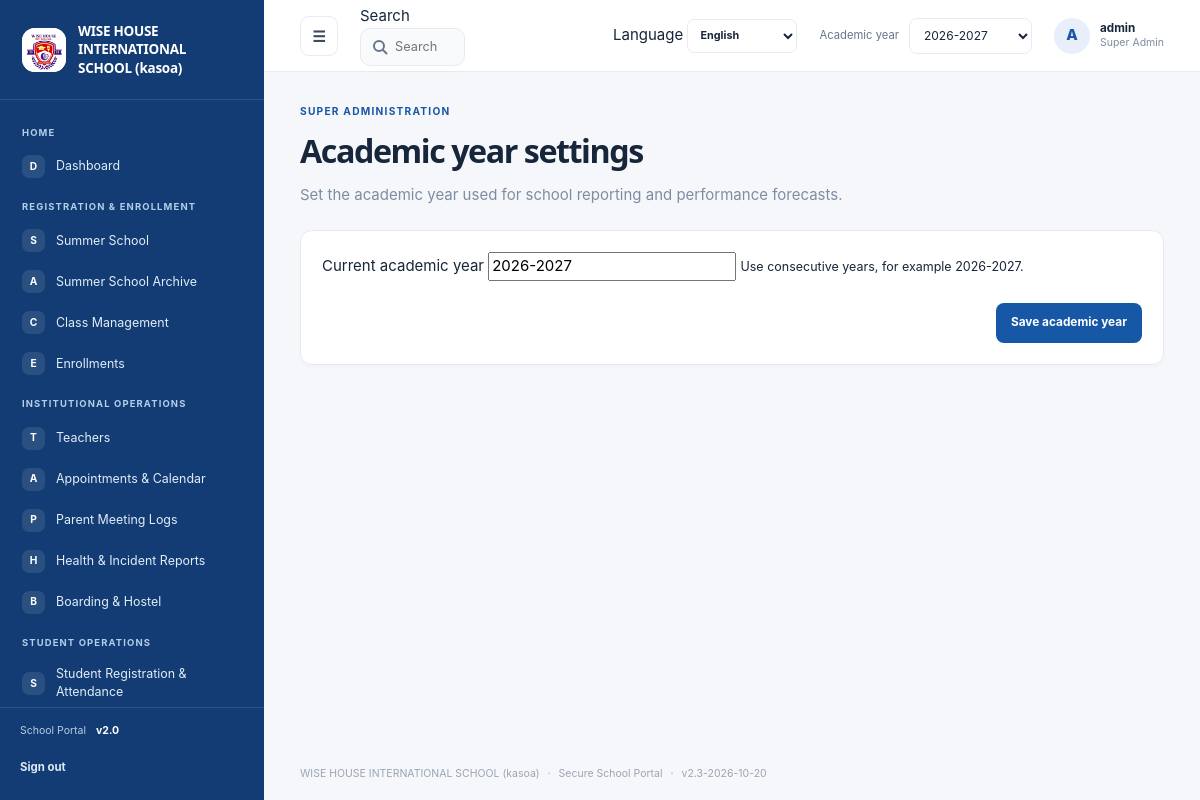
The app's page /settings/academic-year (signed in) with its own data.
### tables this page shows
CREATE TABLE settings (
    key TEXT PRIMARY KEY,
    value TEXT NOT NULL
);

CREATE TABLE navigation_items (
    id INTEGER PRIMARY KEY AUTOINCREMENT,
    category TEXT NOT NULL,
    title TEXT NOT NULL,
    icon TEXT NOT NULL DEFAULT 'circle',
    url_endpoint TEXT NOT NULL,
    route_arg TEXT NOT NULL DEFAULT '',
    is_active INTEGER NOT NULL DEFAULT 1 CHECK (is_active IN (0, 1)),
    display_order INTEGER NOT NULL DEFAULT 0
);

CREATE TABLE users (
    id INTEGER PRIMARY KEY AUTOINCREMENT,
    username TEXT NOT NULL UNIQUE,
    password_hash TEXT NOT NULL,
    role TEXT NOT NULL DEFAULT 'manager'
      CHECK (role IN (
        'super_admin', 'admin', 'manager', 'teacher', 'student', 'parent',
        'health_officer', 'boarding_master'
      )),
    email TEXT UNIQUE,
    teacher_id INTEGER REFERENCES teachers(id) ON DELETE CASCADE,
    student_id INTEGER REFERENCES students(id) ON DELETE CASCADE,
    is_active INTEGER NOT NULL DEFAULT 1 CHECK (is_active IN (0, 1))
);

### school_system/views.py (the view, shortened to what this page needs)
@bp.route("/settings/academic-year", methods=("GET", "POST"))
@roles_required("super_admin")
def academic_year_settings():
    db = get_db()
    current_year_row = db.execute(
        "SELECT value FROM settings WHERE key='academic_year'"
    ).fetchone()
    current_year = current_year_row["value"] if current_year_row else "2026-2027"
    return render_template(
        "academic_settings.html",
        academic_year=request.form.get("academic_year", current_year),
    )

### school_system/auth.py (called while the page is built)
@bp.before_app_request
def load_logged_in_user():
    user_id = session.get("user_id")
    if user_id is None:
        session.pop("username", None)
        session.pop("role", None)
        return
    user = get_db().execute(
        "SELECT id, username, role, is_active FROM users WHERE id = ?", (user_id,)
    ).fetchone()
    if user is None or not user["is_active"]:
        session.clear()
    else:
        session["username"] = user["username"]
        session["role"] = user["role"]

def login_required(view):
    @functools.wraps(view)
    def wrapped_view(**kwargs):
        if session.get("user_id") is None:
            return redirect(url_for("auth.login"))
        return view(**kwargs)
    return wrapped_view

def roles_required(*roles):
    def decorator(view):
        @functools.wraps(view)
        @login_required
        def wrapped_view(**kwargs):
            if session.get("role") not in roles:
                abort(403)
            return view(**kwargs)
        return wrapped_view
    return decorator

### school_system/db.py (called while the page is built)
def get_db():
    if "db" not in g:
        g.db = sqlite3.connect(current_app.config["DATABASE"])
        g.db.row_factory = sqlite3.Row
        g.db.execute("PRAGMA foreign_keys = ON")
    return g.db

### school_system/views.py (called while the page is built, shortened)
@bp.app_template_filter("translate")
def translate(text, language="en"):
    if language == "en" or not isinstance(text, str):
        return text

### school_system/templates/academic_settings.html (shortened to what this page needs)
{% extends "base.html" %}
{% block content %}
  <section class="page-title-row">
    <div>
      <span class="eyebrow">{{ 'SUPER ADMINISTRATION'|translate(language) }}</span>
      <h1>{{ 'Academic year settings'|translate(language) }}</h1>
      <p class="muted">{{ 'Set the academic year used for school reporting and performance forecasts.'|translate(language) }}</p>
    </div>
  </section>
  <section class="portal-card settings-card">
    <form method="post" class="settings-form">
      <label for="academic_year">{{ 'Current academic year'|translate(language) }}</label>
      <input id="academic_year" name="academic_year" value="{{ academic_year }}" pattern="[0-9]{4}-[0-9]{4}" maxlength="9" required>
      <small>{{ 'Use consecutive years, for example 2026-2027.'|translate(language) }}</small>
      <div class="settings-actions"><button type="submit">{{ 'Save academic year'|translate(language) }}</button></div>
    </form>
  </section>
{% endblock %}

### school_system/templates/base.html (shortened to what this page needs)
<!doctype html>
<html lang="{{ language or 'en' }}" dir="{{ 'rtl' if language in ('ar',) else 'ltr' }}">
  <head>
    <link rel="stylesheet" href="{{ url_for('static', filename='style.css') }}">
    <link rel="stylesheet" href="{{ url_for('static', filename='portal.css') }}">
  </head>
  <body class="{% block body_class %}portal-body{% endblock %}">
    {% if session.get('user_id') and not public_page|default(false) %}
      <div class="portal-shell" id="portal-shell">
        <aside class="sidebar" id="sidebar" style="background-color: {{ site_settings.sidebar_color }};">
          <a class="school-brand" href="{{ url_for('views.dashboard') }}">
            <span class="school-logo">
              {% if brand_settings.get('logo_filename') %}
                <img src="{{ url_for('views.uploaded_logo', filename=brand_settings.get('logo_filename')) }}" alt="{{ school_name }} logo">
              {% else %}<span class="logo-mark">W</span>{% endif %}
            </span>
            <span class="school-name">{{ school_name }}</span>
          </a>
          <div class="sidebar-scroll" data-scroll-keep="sidebar" data-scroll-global>
            {% set nav_state = namespace(category=None) %}
            {% for item in nav_items %}
              {% if item.category != nav_state.category %}
                {% if not loop.first %}</section>{% endif %}
                <section class="nav-group"><p class="nav-heading">{{ item.category }}</p>
                {% set nav_state.category = item.category %}
              {% endif %}
              <a class="nav-link {% if request.endpoint == item.url_endpoint and (not item.get('resource') or request.view_args.get('resource') == item.get('resource')) %}active{% endif %}"
                href="{{ url_for(item.url_endpoint, resource=item.resource) if item.get('resource') else url_for(item.url_endpoint, module=item.module) if item.get('module') else url_for(item.url_endpoint) }}">
                <span class="nav-icon" aria-hidden="true">{{ item.icon[:1]|upper }}</span><span>{{ item.title }}</span>
              </a>
            {% endfor %}
            {% if nav_items %}</section>{% endif %}
          </div>
          <div class="sidebar-footer">
            <span class="sidebar-version">School Portal <b>v2.0</b></span>
            <form action="{{ url_for('auth.logout') }}" method="post">
              <button class="sidebar-logout" type="submit">{{ 'Sign out'|translate(language) }}</button>
            </form>
          </div>
        </aside>
        <div class="portal-main">
          <header class="topbar">
            <button class="icon-button menu-toggle" id="menu-toggle" type="button" aria-label="Toggle navigation" aria-expanded="true">☰</button>
            {% include "_global_search.html" %}
            <form class="language-select" method="post" action="{{ url_for('views.change_language') }}">
              <label for="portal-language" class="sr-only">Language</label>
              <select id="portal-language" name="language" aria-label="Language" onchange="this.form.submit()">
                {% for code, label in languages.items() %}
                  <option value="{{ code }}" {% if language == code %}selected{% endif %}>{{ label }}</option>
                {% endfor %}
              </select>
            </form>
            <form class="year-select" method="get" action="{{ url_for('views.dashboard') }}">
              <label for="academic-year">{{ 'Academic year'|translate(language) }}</label>
              <select id="academic-year" name="year" onchange="this.form.submit()">
                {% set year = request.args.get('year', academic_year) %}
                {% for option in academic_year_options %}
                  <option value="{{ option }}" {% if year == option %}selected{% endif %}>{{ option }}</option>
                {% endfor %}
              </select>
            </form>
            <a class="profile-chip" href="{{ url_for('views.profile') }}" aria-label="User profile">
              <span class="avatar">{{ session.get('username', 'U')[:1]|upper }}</span>
              <span class="profile-copy"><b>{{ session.get('username') }}</b><small>{{ role_label }}</small></span>
            </a>
          </header>
          <main class="page-content">
            {% block content %}{% endblock %}
          </main>
          <footer class="page-footer">{{ school_name }} <span>·</span> Secure School Portal <span>·</span> v{{ app_version }}</footer>
        </div>
      </div>
    {% else %}
      {% for category, message in get_flashed_messages(with_categories=true) %}
        <p class="flash {{ category }} login-flash" role="status">{{ message|translate(language) }}</p>
      {% endfor %}
      {% block public_content %}{% endblock %}
    {% endif %}
  </body>
</html>

### school_system/templates/_global_search.html (shortened to what this page needs)
<div class="global-search" role="search">
  <label for="global-search-input" class="sr-only">{{ 'Search'|translate(language) }}</label>
  <input id="global-search-input" type="search" autocomplete="off" maxlength="60"
    placeholder="{{ 'Search students, teachers, pages…'|translate(language) }}" aria-controls="gs-panel" aria-expanded="false">
</div>

### school_system/static/style.css (style rules this page uses)
:root { color-scheme:light;--primary:#1758a6;--ink:#17263a;--muted:#7f8da1;--line:#e7ebf1;--canvas:#f5f7fb;font:15px/1.5 -apple-system,BlinkMacSystemFont,'Segoe UI',sans-serif;color:var(--ink);background:var(--canvas) }
* { box-sizing:border-box }
body { margin:0 }
a { color:inherit;text-decoration:none }
button,input,select,textarea { font:inherit }
button { cursor:pointer }
h1,h2,h3,p { margin-top:0 }
h1,h2,h3,.school-name,.metric-card strong { font-family:system-ui,-apple-system,BlinkMacSystemFont,'Segoe UI',sans-serif }
h1 { margin-bottom:8px;font-size:clamp(1.65rem,3vw,2.15rem);letter-spacing:-.045em }
.muted { margin-bottom:0;color:var(--muted) }
.eyebrow { display:block;margin-bottom:8px;color:var(--primary);font-size:.68rem;font-weight:700;letter-spacing:.12em }
.portal-shell { display:flex;min-height:100vh }
.sidebar { position:fixed;z-index:10;inset:0 auto 0 0;display:flex;width:264px;flex-direction:column;background:var(--sidebar-bg,#123c73);color:#fff;transition:width .22s ease,transform .22s ease }
.school-brand { display:flex;min-height:100px;align-items:center;gap:12px;padding:20px 22px;border-bottom:1px solid #ffffff1c }
.school-logo { display:grid;width:44px;height:44px;flex:0 0 44px;place-items:center;overflow:hidden;border-radius:13px;background:#fff }
.school-logo img { width:100%;height:100%;object-fit:contain }
.school-name { max-width:160px;font-size:.9rem;font-weight:800;line-height:1.35;letter-spacing:-.02em }
.sidebar-scroll { flex:1;overflow-y:auto;padding:12px 12px 18px }
.nav-group { margin-bottom:14px }
.nav-heading { margin:14px 10px 7px;color:#b4cee9;font-size:.63rem;font-weight:700;letter-spacing:.12em;text-transform:uppercase }
.nav-link { display:flex;min-height:39px;align-items:center;gap:11px;margin:2px 0;padding:8px 10px;border-radius:8px;color:#e1ecf8;font-size:.83rem;transition:background .15s,color .15s }
.nav-icon { display:grid;width:23px;height:23px;flex:0 0 23px;place-items:center;border-radius:7px;background:#ffffff1a;color:#fff;font-size:.68rem;font-weight:700 }
.sidebar-footer { padding:15px 20px;border-top:1px solid #ffffff1c;color:#b9cce2;font-size:.7rem }
.sidebar-version b { margin-left:7px;color:#fff }
.sidebar-logout { width:100%;min-height:34px;justify-content:flex-start;margin-top:12px;padding:6px 0;background:transparent;color:#dce9f7;font-size:.76rem }
.portal-main { display:flex;min-width:0;min-height:100vh;flex:1;flex-direction:column;margin-left:264px;transition:margin-left .22s ease }
.topbar { position:sticky;z-index:5;top:0;display:flex;height:72px;align-items:center;gap:22px;padding:0 clamp(20px,3vw,44px);border-bottom:1px solid var(--line);background:#fff }
.icon-button { display:grid;width:38px;height:38px;place-items:center;border:1px solid var(--line);border-radius:9px;background:#fff;color:#384c62;font-size:1rem }
.year-select { display:flex;align-items:center;gap:10px;color:#66768a;font-size:.75rem }
.year-select select { min-height:36px;padding:5px 26px 5px 10px;border:1px solid var(--line);border-radius:8px;background:#fff;color:var(--ink);font-size:.8rem }
.profile-chip { display:flex;align-items:center;gap:10px }
.avatar { display:grid;width:36px;height:36px;flex:0 0 36px;place-items:center;border-radius:50%;background:#e8effb;color:var(--primary);font-weight:800 }
.profile-copy { display:grid;font-size:.78rem;line-height:1.35 }
.profile-copy small { color:var(--muted);font-size:.7rem }
.page-content { width:min(1520px,100%);flex:1;margin:0 auto;padding:32px clamp(20px,3vw,44px) 40px }
.page-footer { padding:0 clamp(20px,3vw,44px) 18px;color:#9aa5b3;font-size:.7rem }
.page-footer span { padding:0 5px }
.welcome-row,.page-title-row { display:flex;align-items:flex-end;justify-content:space-between;gap:20px;margin-bottom:24px }
.portal-card { min-width:0;padding:21px;border:1px solid var(--line);border-radius:12px;background:#fff;box-shadow:0 2px 5px #23364b05 }
.page-title-row { align-items:center }
.settings-card { max-width:950px }
.settings-actions { display:flex;justify-content:flex-end;padding-top:22px }
button,.primary-button { display:inline-flex;min-height:40px;align-items:center;justify-content:center;gap:8px;padding:9px 15px;border:0;border-radius:8px;background:var(--primary);color:#fff;font-size:.79rem;font-weight:700 }

### records on screen
settings: value (picture)
settings: value "WISE HOUSE INTERNATIONAL SCHOOL (kasoa)"
navigation_items: category "HOME", icon "D", title "Dashboard"
navigation_items: category "REGISTRATION & ENROLLMENT", icon "S", title "Summer School"
navigation_items: icon "A", title "Summer School Archive"
navigation_items: icon "C", title "Class Management"
navigation_items: icon "E", title "Enrollments"
navigation_items: category "INSTITUTIONAL OPERATIONS", icon "T", title "Teachers"
navigation_items: icon "A", title "Appointments & Calendar"
navigation_items: icon "P", title "Parent Meeting Logs"
navigation_items: icon "H", title "Health & Incident Reports"
navigation_items: icon "B", title "Boarding & Hostel"
navigation_items: category "STUDENT OPERATIONS", icon "S", title "Student Registration & Attendance"
settings: value "Sign out", value "Search", value "Search students, teachers, pages…", language "English", value "Academic year", value "SUPER ADMINISTRATION", value "Academic year settings", value "Set the academic year used for school reporting and performance forecasts.", value "Current academic year", value "Use consecutive years, for example 2026-2027.", value "Save academic year"
settings: year "2026-2027", academic_year "2026-2027"
users: username "A", get "admin"

### other values on screen
{{ role_label }} "Super Admin"
{{ app_version }} "2.3-2026-10-20"
